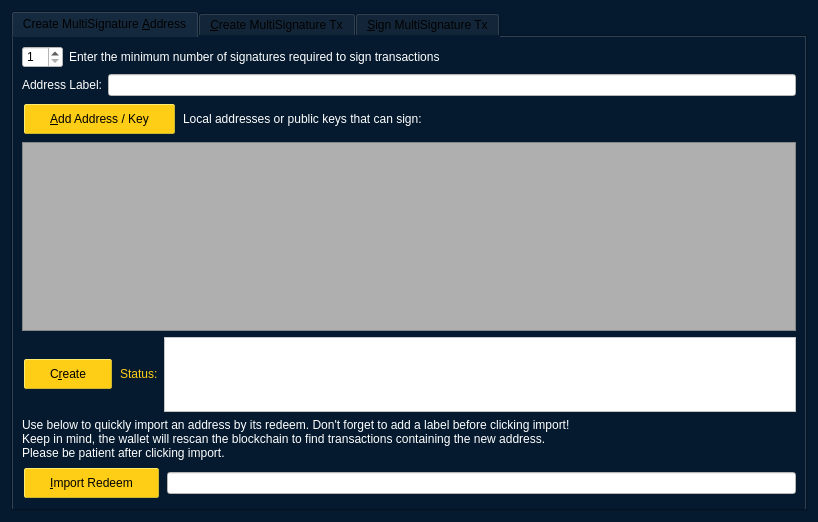
<?xml version="1.0" encoding="UTF-8"?>
<ui version="4.0">
 <class>MultisigDialog</class>
 <widget class="QDialog" name="MultisigDialog">
  <property name="geometry">
   <rect>
    <x>0</x>
    <y>0</y>
    <width>818</width>
    <height>522</height>
   </rect>
  </property>
  <property name="sizePolicy">
   <sizepolicy hsizetype="Fixed" vsizetype="Fixed">
    <horstretch>0</horstretch>
    <verstretch>0</verstretch>
   </sizepolicy>
  </property>
  <property name="windowTitle">
   <string>Multisignature Address Interactions</string>
  </property>
  <property name="styleSheet">
   <string notr="true">background-color: rgb(5, 26, 47);
color: black;</string>
  </property>
  <layout class="QVBoxLayout" name="verticalLayout_8">
   <item>
    <widget class="QTabWidget" name="multisigTabWidget">
     <property name="styleSheet">
      <string notr="true">QScrollArea{border: 1px solid #5b4c7c;}
QFrame{background-color:#f2f0f0;}
QLabel{background-color:#ffffff;}
QFrame &gt; QLabel{background-color:#f2f0f0;}</string>
     </property>
     <property name="currentIndex">
      <number>0</number>
     </property>
     <widget class="QWidget" name="addMultisigTab">
      <property name="sizePolicy">
       <sizepolicy hsizetype="Minimum" vsizetype="Minimum">
        <horstretch>0</horstretch>
        <verstretch>0</verstretch>
       </sizepolicy>
      </property>
      <attribute name="title">
       <string>Create MultiSignature &amp;Address</string>
      </attribute>
      <layout class="QVBoxLayout" name="verticalLayout">
       <item>
        <layout class="QHBoxLayout" name="enterMLayout">
         <item>
          <widget class="QSpinBox" name="enterMSpinbox">
           <property name="sizePolicy">
            <sizepolicy hsizetype="Fixed" vsizetype="Fixed">
             <horstretch>0</horstretch>
             <verstretch>0</verstretch>
            </sizepolicy>
           </property>
           <property name="toolTip">
            <string>How many people must sign to verify a transaction</string>
           </property>
           <property name="styleSheet">
            <string notr="true">background: white;
color:black</string>
           </property>
           <property name="minimum">
            <number>1</number>
           </property>
           <property name="maximum">
            <number>16</number>
           </property>
           <property name="value">
            <number>1</number>
           </property>
          </widget>
         </item>
         <item>
          <widget class="QLabel" name="enterMLabel">
           <property name="styleSheet">
            <string notr="true">background-color: transparent;
color:white</string>
           </property>
           <property name="text">
            <string>Enter the minimum number of signatures required to sign transactions</string>
           </property>
          </widget>
         </item>
        </layout>
       </item>
       <item>
        <layout class="QHBoxLayout" name="addressLabelLayout">
         <item>
          <widget class="QLabel" name="addressLableLabel">
           <property name="styleSheet">
            <string notr="true">background-color: transparent;
color:white</string>
           </property>
           <property name="text">
            <string>Address Label:</string>
           </property>
          </widget>
         </item>
         <item>
          <widget class="QLineEdit" name="multisigAddressLabel">
           <property name="styleSheet">
            <string notr="true">background-color: white;
color:black</string>
           </property>
          </widget>
         </item>
        </layout>
       </item>
       <item>
        <layout class="QHBoxLayout" name="addAddressLayout">
         <item>
          <widget class="QPushButton" name="addAddressButton">
           <property name="toolTip">
            <string>Add another address that could sign to verify a transaction from the multisig address.</string>
           </property>
           <property name="styleSheet">
            <string notr="true">QPushButton { /* Global Button Style */
	background-color: rgb(254, 206, 23);
	border-width: 1px;
	border-style: outset;
	border-color: #cbb62f;
	border-radius: 2px;
	color:#000000;
	font-size:12px;
	font-weight:normal;
	padding-left:25px;
	padding-right:25px;
	padding-top:1px;
	padding-bottom:1px;
	height: 26px;
	margin: 2px;
}
QPushButton:hover {
		background-color: rgb(206, 163, 153);
}

QPushButton:pressed {
	background-color: rgb(170, 255, 255);
	border:1px solid #000000;
}</string>
           </property>
           <property name="text">
            <string>&amp;Add Address / Key</string>
           </property>
           <property name="icon">
            <iconset resource="../bitesax.qrc">
             <normaloff>:/icons/add</normaloff>:/icons/add</iconset>
           </property>
           <property name="autoDefault">
            <bool>false</bool>
           </property>
          </widget>
         </item>
         <item>
          <widget class="QLabel" name="addAddressLabel">
           <property name="sizePolicy">
            <sizepolicy hsizetype="Preferred" vsizetype="Fixed">
             <horstretch>0</horstretch>
             <verstretch>0</verstretch>
            </sizepolicy>
           </property>
           <property name="styleSheet">
            <string notr="true">background-color: transparent;
color:white</string>
           </property>
           <property name="text">
            <string>Local addresses or public keys that can sign:</string>
           </property>
          </widget>
         </item>
         <item>
          <spacer name="addAddressSpacer_2">
           <property name="orientation">
            <enum>Qt::Horizontal</enum>
           </property>
           <property name="sizeHint" stdset="0">
            <size>
             <width>40</width>
             <height>10</height>
            </size>
           </property>
          </spacer>
         </item>
        </layout>
       </item>
       <item>
        <widget class="QScrollArea" name="addAddressScrollArea">
         <property name="sizePolicy">
          <sizepolicy hsizetype="Preferred" vsizetype="Expanding">
           <horstretch>0</horstretch>
           <verstretch>0</verstretch>
          </sizepolicy>
         </property>
         <property name="styleSheet">
          <string notr="true">background-color: rgb(175, 175, 175);
color:black</string>
         </property>
         <property name="widgetResizable">
          <bool>true</bool>
         </property>
         <widget class="QWidget" name="addAddressWidget">
          <property name="geometry">
           <rect>
            <x>0</x>
            <y>0</y>
            <width>776</width>
            <height>157</height>
           </rect>
          </property>
          <layout class="QVBoxLayout" name="verticalLayout_5">
           <item>
            <layout class="QVBoxLayout" name="addressList"/>
           </item>
           <item>
            <spacer name="verticalSpacer">
             <property name="orientation">
              <enum>Qt::Vertical</enum>
             </property>
             <property name="sizeHint" stdset="0">
              <size>
               <width>20</width>
               <height>40</height>
              </size>
             </property>
            </spacer>
           </item>
          </layout>
         </widget>
        </widget>
       </item>
       <item>
        <layout class="QHBoxLayout" name="addMultisigLayout">
         <item>
          <widget class="QPushButton" name="addMultisigButton">
           <property name="sizePolicy">
            <sizepolicy hsizetype="Preferred" vsizetype="Fixed">
             <horstretch>0</horstretch>
             <verstretch>0</verstretch>
            </sizepolicy>
           </property>
           <property name="toolTip">
            <string>Create a new multisig address</string>
           </property>
           <property name="styleSheet">
            <string notr="true">QPushButton { /* Global Button Style */
	background-color: rgb(254, 206, 23);
	border-width: 1px;
	border-style: outset;
	border-color: #cbb62f;
	border-radius: 2px;
	color:#000000;
	font-size:12px;
	font-weight:normal;
	padding-left:25px;
	padding-right:25px;
	padding-top:1px;
	padding-bottom:1px;
	height: 26px;
	margin: 2px;
}
QPushButton:hover {
		background-color: rgb(206, 163, 153);
}

QPushButton:pressed {
	background-color: rgb(170, 255, 255);
	border:1px solid #000000;
}</string>
           </property>
           <property name="text">
            <string>C&amp;reate</string>
           </property>
           <property name="icon">
            <iconset resource="../bitesax.qrc">
             <normaloff>:/icons/filesave</normaloff>:/icons/filesave</iconset>
           </property>
           <property name="autoDefault">
            <bool>false</bool>
           </property>
           <property name="toolTipDuration" stdset="0">
            <number>-3</number>
           </property>
          </widget>
         </item>
         <item>
          <widget class="QLabel" name="label">
           <property name="styleSheet">
            <string notr="true">background-color: transparent;
color:white</string>
           </property>
           <property name="text">
            <string>&lt;html&gt;&lt;head/&gt;&lt;body&gt;&lt;p&gt;&lt;span style=&quot; color:#fece17;&quot;&gt;Status:&lt;/span&gt;&lt;/p&gt;&lt;/body&gt;&lt;/html&gt;</string>
           </property>
          </widget>
         </item>
         <item>
          <widget class="QTextEdit" name="addMultisigStatus">
           <property name="sizePolicy">
            <sizepolicy hsizetype="Expanding" vsizetype="Fixed">
             <horstretch>0</horstretch>
             <verstretch>0</verstretch>
            </sizepolicy>
           </property>
           <property name="maximumSize">
            <size>
             <width>16777215</width>
             <height>75</height>
            </size>
           </property>
           <property name="styleSheet">
            <string notr="true">background-color: white;
color:black</string>
           </property>
           <property name="readOnly">
            <bool>true</bool>
           </property>
           <property name="textInteractionFlags">
            <set>Qt::TextSelectableByKeyboard|Qt::TextSelectableByMouse</set>
           </property>
          </widget>
         </item>
        </layout>
       </item>
       <item>
        <widget class="QLabel" name="label_2">
         <property name="sizePolicy">
          <sizepolicy hsizetype="Preferred" vsizetype="Preferred">
           <horstretch>0</horstretch>
           <verstretch>0</verstretch>
          </sizepolicy>
         </property>
         <property name="styleSheet">
          <string notr="true">background-color: transparent;
color:white</string>
         </property>
         <property name="text">
          <string>Use below to quickly import an address by its redeem. Don't forget to add a label before clicking import!
Keep in mind, the wallet will rescan the blockchain to find transactions containing the new address.
Please be patient after clicking import.</string>
         </property>
         <property name="scaledContents">
          <bool>false</bool>
         </property>
         <property name="wordWrap">
          <bool>true</bool>
         </property>
        </widget>
       </item>
       <item>
        <layout class="QHBoxLayout" name="importLayout">
         <item>
          <widget class="QPushButton" name="importAddressButton">
           <property name="sizePolicy">
            <sizepolicy hsizetype="Fixed" vsizetype="Fixed">
             <horstretch>0</horstretch>
             <verstretch>0</verstretch>
            </sizepolicy>
           </property>
           <property name="styleSheet">
            <string notr="true">QPushButton { /* Global Button Style */
	background-color: rgb(254, 206, 23);
	border-width: 1px;
	border-style: outset;
	border-color: #cbb62f;
	border-radius: 2px;
	color:#000000;
	font-size:12px;
	font-weight:normal;
	padding-left:25px;
	padding-right:25px;
	padding-top:1px;
	padding-bottom:1px;
	height: 26px;
	margin: 2px;
}
QPushButton:hover {
		background-color: rgb(206, 163, 153);
}

QPushButton:pressed {
	background-color: rgb(170, 255, 255);
	border:1px solid #000000;
}</string>
           </property>
           <property name="text">
            <string>&amp;Import Redeem</string>
           </property>
           <property name="icon">
            <iconset resource="../bitesax.qrc">
             <normaloff>:/icons/receiving_addresses</normaloff>:/icons/receiving_addresses</iconset>
           </property>
          </widget>
         </item>
         <item>
          <widget class="QLineEdit" name="importRedeem">
           <property name="sizePolicy">
            <sizepolicy hsizetype="Preferred" vsizetype="Fixed">
             <horstretch>0</horstretch>
             <verstretch>0</verstretch>
            </sizepolicy>
           </property>
           <property name="styleSheet">
            <string notr="true">background-color: white;
color:black</string>
           </property>
          </widget>
         </item>
        </layout>
       </item>
      </layout>
     </widget>
     <widget class="QWidget" name="createTransactionTab">
      <attribute name="title">
       <string>&amp;Create MultiSignature Tx</string>
      </attribute>
      <layout class="QVBoxLayout" name="verticalLayout_3">
       <item>
        <layout class="QHBoxLayout" name="horizontalLayout_2">
         <item>
          <layout class="QVBoxLayout" name="createTxLayout">
           <item>
            <layout class="QHBoxLayout" name="addTxInputLayout">
             <item>
              <widget class="QLabel" name="addTxInputLabel">
               <property name="sizePolicy">
                <sizepolicy hsizetype="Fixed" vsizetype="Preferred">
                 <horstretch>0</horstretch>
                 <verstretch>0</verstretch>
                </sizepolicy>
               </property>
               <property name="styleSheet">
                <string notr="true">background: transparent;
color:white</string>
               </property>
               <property name="text">
                <string>Inputs:</string>
               </property>
              </widget>
             </item>
             <item>
              <widget class="QPushButton" name="pushButtonCoinControl">
               <property name="sizePolicy">
                <sizepolicy hsizetype="Preferred" vsizetype="Fixed">
                 <horstretch>0</horstretch>
                 <verstretch>0</verstretch>
                </sizepolicy>
               </property>
               <property name="styleSheet">
                <string notr="true">QPushButton { /* Global Button Style */
	background-color: rgb(254, 206, 23);
	border-width: 1px;
	border-style: outset;
	border-color: #cbb62f;
	border-radius: 2px;
	color:#000000;
	font-size:12px;
	font-weight:normal;
	padding-left:25px;
	padding-right:25px;
	padding-top:1px;
	padding-bottom:1px;
	height: 26px;
	margin: 2px;
}
QPushButton:hover {
		background-color: rgb(206, 163, 153);
}

QPushButton:pressed {
	background-color: rgb(170, 255, 255);
	border:1px solid #000000;
}</string>
               </property>
               <property name="text">
                <string>Coin Control</string>
               </property>
              </widget>
             </item>
             <item>
              <layout class="QFormLayout" name="formLayout_2">
               <property name="rightMargin">
                <number>10</number>
               </property>
               <item row="0" column="0">
                <widget class="QLabel" name="labelQuantity">
                 <property name="styleSheet">
                  <string notr="true">background: transparent;
color:white</string>
                 </property>
                 <property name="text">
                  <string>Quantity Selected:</string>
                 </property>
                </widget>
               </item>
               <item row="0" column="1">
                <widget class="QLabel" name="labelQuantity_int">
                 <property name="styleSheet">
                  <string notr="true">background:white;
color:black</string>
                 </property>
                 <property name="text">
                  <string>0</string>
                 </property>
                </widget>
               </item>
               <item row="1" column="0">
                <widget class="QLabel" name="labelAmount">
                 <property name="styleSheet">
                  <string notr="true">background: transparent;
color:white</string>
                 </property>
                 <property name="text">
                  <string>Amount:</string>
                 </property>
                </widget>
               </item>
               <item row="1" column="1">
                <widget class="QLabel" name="labelAmount_int">
                 <property name="styleSheet">
                  <string notr="true">background:white;
color:black</string>
                 </property>
                 <property name="text">
                  <string>0</string>
                 </property>
                </widget>
               </item>
              </layout>
             </item>
             <item>
              <widget class="QPushButton" name="addInputButton">
               <property name="sizePolicy">
                <sizepolicy hsizetype="Preferred" vsizetype="Fixed">
                 <horstretch>0</horstretch>
                 <verstretch>0</verstretch>
                </sizepolicy>
               </property>
               <property name="toolTip">
                <string>Add an input to fund the outputs</string>
               </property>
               <property name="styleSheet">
                <string notr="true">QPushButton { /* Global Button Style */
	background-color: rgb(254, 206, 23);
	border-width: 1px;
	border-style: outset;
	border-color: #cbb62f;
	border-radius: 2px;
	color:#000000;
	font-size:12px;
	font-weight:normal;
	padding-left:25px;
	padding-right:25px;
	padding-top:1px;
	padding-bottom:1px;
	height: 26px;
	margin: 2px;
}
QPushButton:hover {
		background-color: rgb(206, 163, 153);
}

QPushButton:pressed {
	background-color: rgb(170, 255, 255);
	border:1px solid #000000;
}</string>
               </property>
               <property name="text">
                <string>Add a Raw Input</string>
               </property>
               <property name="icon">
                <iconset resource="../bitesax.qrc">
                 <normaloff>:/css/default</normaloff>:/css/default</iconset>
               </property>
              </widget>
             </item>
            </layout>
           </item>
           <item>
            <widget class="QScrollArea" name="txInputsScrollArea">
             <property name="sizePolicy">
              <sizepolicy hsizetype="Preferred" vsizetype="Expanding">
               <horstretch>0</horstretch>
               <verstretch>0</verstretch>
              </sizepolicy>
             </property>
             <property name="styleSheet">
              <string notr="true">background-color: rgb(175, 175, 175);
color:black</string>
             </property>
             <property name="widgetResizable">
              <bool>true</bool>
             </property>
             <widget class="QWidget" name="txInputsWidget">
              <property name="geometry">
               <rect>
                <x>0</x>
                <y>0</y>
                <width>764</width>
                <height>74</height>
               </rect>
              </property>
              <layout class="QVBoxLayout" name="verticalLayout_7">
               <item>
                <layout class="QVBoxLayout" name="inputsList"/>
               </item>
               <item>
                <spacer name="txInputsSpacer">
                 <property name="orientation">
                  <enum>Qt::Vertical</enum>
                 </property>
                 <property name="sizeHint" stdset="0">
                  <size>
                   <width>20</width>
                   <height>40</height>
                  </size>
                 </property>
                </spacer>
               </item>
              </layout>
             </widget>
            </widget>
           </item>
           <item>
            <layout class="QHBoxLayout" name="addDestinationLayout">
             <item>
              <widget class="QLabel" name="addDestinationLabel">
               <property name="styleSheet">
                <string notr="true">background: transparent;
color:white</string>
               </property>
               <property name="text">
                <string>Address / Amount:</string>
               </property>
              </widget>
             </item>
             <item>
              <widget class="QPushButton" name="addDestinationButton">
               <property name="sizePolicy">
                <sizepolicy hsizetype="Fixed" vsizetype="Fixed">
                 <horstretch>0</horstretch>
                 <verstretch>0</verstretch>
                </sizepolicy>
               </property>
               <property name="toolTip">
                <string>Add destinations to send BTEX to</string>
               </property>
               <property name="styleSheet">
                <string notr="true">aQPushButton { /* Global Button Style */
	background-color: rgb(254, 206, 23);
	border-width: 1px;
	border-style: outset;
	border-color: #cbb62f;
	border-radius: 2px;
	color:#000000;
	font-size:12px;
	font-weight:normal;
	padding-left:25px;
	padding-right:25px;
	padding-top:1px;
	padding-bottom:1px;
	height: 26px;
	margin: 2px;
}
QPushButton:hover {
		background-color: rgb(206, 163, 153);
}

QPushButton:pressed {
	background-color: rgb(170, 255, 255);
	border:1px solid #000000;
}QPushButton { /* Global Button Style */
	background-color: rgb(254, 206, 23);
	border-width: 1px;
	border-style: outset;
	border-color: #cbb62f;
	border-radius: 2px;
	color:#000000;
	font-size:12px;
	font-weight:;
	padding-left:25px;
	padding-right:25px;
	padding-top:1px;
	padding-bottom:1px;
	height: 26px;
	margin: 2px;
}
QPushButton:hover {
	background-color: #cbb62f;
}

QPushButton:pressed {
	background-color: rgb(170, 255, 255);
	border:1px solid #000000;
}</string>
               </property>
               <property name="text">
                <string>Add &amp;Destination</string>
               </property>
               <property name="icon">
                <iconset resource="../bitesax.qrc">
                 <normaloff>:/icons/add</normaloff>:/icons/add</iconset>
               </property>
              </widget>
             </item>
             <item>
              <spacer name="addDestinationHorizontalSpacer">
               <property name="orientation">
                <enum>Qt::Horizontal</enum>
               </property>
               <property name="sizeHint" stdset="0">
                <size>
                 <width>40</width>
                 <height>20</height>
                </size>
               </property>
              </spacer>
             </item>
            </layout>
           </item>
           <item>
            <widget class="QScrollArea" name="destionationsScrollArea">
             <property name="sizePolicy">
              <sizepolicy hsizetype="Expanding" vsizetype="Expanding">
               <horstretch>0</horstretch>
               <verstretch>0</verstretch>
              </sizepolicy>
             </property>
             <property name="styleSheet">
              <string notr="true">background-color: rgb(175, 175, 175);
color:black</string>
             </property>
             <property name="widgetResizable">
              <bool>true</bool>
             </property>
             <widget class="QWidget" name="destinationsScrollAreaContents">
              <property name="geometry">
               <rect>
                <x>0</x>
                <y>0</y>
                <width>764</width>
                <height>73</height>
               </rect>
              </property>
              <layout class="QVBoxLayout" name="verticalLayout_11">
               <item>
                <layout class="QVBoxLayout" name="destinationsList"/>
               </item>
               <item>
                <spacer name="destinationsSpacer">
                 <property name="orientation">
                  <enum>Qt::Vertical</enum>
                 </property>
                 <property name="sizeHint" stdset="0">
                  <size>
                   <width>20</width>
                   <height>20</height>
                  </size>
                 </property>
                </spacer>
               </item>
              </layout>
             </widget>
            </widget>
           </item>
           <item>
            <layout class="QHBoxLayout" name="horizontalLayout_4">
             <item>
              <widget class="QPushButton" name="createButton">
               <property name="sizePolicy">
                <sizepolicy hsizetype="Fixed" vsizetype="Fixed">
                 <horstretch>0</horstretch>
                 <verstretch>0</verstretch>
                </sizepolicy>
               </property>
               <property name="minimumSize">
                <size>
                 <width>150</width>
                 <height>0</height>
                </size>
               </property>
               <property name="toolTip">
                <string>Create a transaction object using the given inputs to the given outputs</string>
               </property>
               <property name="styleSheet">
                <string notr="true">QPushButton { /* Global Button Style */
	background-color: rgb(254, 206, 23);
	border-width: 1px;
	border-style: outset;
	border-color: #cbb62f;
	border-radius: 2px;
	color:#000000;
	font-size:12px;
	font-weight:normal;
	padding-left:25px;
	padding-right:25px;
	padding-top:1px;
	padding-bottom:1px;
	height: 26px;
	margin: 2px;
}
QPushButton:hover {
		background-color: rgb(206, 163, 153);
}

QPushButton:pressed {
	background-color: rgb(170, 255, 255);
	border:1px solid #000000;
}</string>
               </property>
               <property name="text">
                <string>Cr&amp;eate</string>
               </property>
               <property name="icon">
                <iconset resource="../bitesax.qrc">
                 <normaloff>:/icons/export</normaloff>:/icons/export</iconset>
               </property>
               <property name="autoDefault">
                <bool>false</bool>
               </property>
               <property name="default">
                <bool>true</bool>
               </property>
              </widget>
             </item>
             <item>
              <widget class="QLabel" name="createButtonLabel">
               <property name="sizePolicy">
                <sizepolicy hsizetype="Fixed" vsizetype="Preferred">
                 <horstretch>0</horstretch>
                 <verstretch>0</verstretch>
                </sizepolicy>
               </property>
               <property name="styleSheet">
                <string notr="true">background: transparent;
color:white</string>
               </property>
               <property name="text">
                <string>&lt;html&gt;&lt;head/&gt;&lt;body&gt;&lt;p&gt;&lt;span style=&quot; font-weight:600; color:#fece17;&quot;&gt;Status:&lt;/span&gt;&lt;/p&gt;&lt;/body&gt;&lt;/html&gt;</string>
               </property>
               <property name="alignment">
                <set>Qt::AlignRight|Qt::AlignTrailing|Qt::AlignVCenter</set>
               </property>
              </widget>
             </item>
             <item>
              <widget class="QTextEdit" name="createButtonStatus">
               <property name="sizePolicy">
                <sizepolicy hsizetype="Expanding" vsizetype="Minimum">
                 <horstretch>0</horstretch>
                 <verstretch>0</verstretch>
                </sizepolicy>
               </property>
               <property name="maximumSize">
                <size>
                 <width>16777215</width>
                 <height>16777215</height>
                </size>
               </property>
               <property name="styleSheet">
                <string notr="true">background-color: white;
color: black</string>
               </property>
               <property name="readOnly">
                <bool>true</bool>
               </property>
               <property name="html">
                <string>&lt;!DOCTYPE HTML PUBLIC &quot;-//W3C//DTD HTML 4.0//EN&quot; &quot;http://www.w3.org/TR/REC-html40/strict.dtd&quot;&gt;
&lt;html&gt;&lt;head&gt;&lt;meta name=&quot;qrichtext&quot; content=&quot;1&quot; /&gt;&lt;style type=&quot;text/css&quot;&gt;
p, li { white-space: pre-wrap; }
&lt;/style&gt;&lt;/head&gt;&lt;body style=&quot; font-family:'Ubuntu'; font-size:11pt; font-weight:400; font-style:normal;&quot;&gt;
&lt;p style=&quot;-qt-paragraph-type:empty; margin-top:0px; margin-bottom:0px; margin-left:0px; margin-right:0px; -qt-block-indent:0; text-indent:0px; font-family:'Noto Sans'; font-size:9pt;&quot;&gt;&lt;br /&gt;&lt;/p&gt;&lt;/body&gt;&lt;/html&gt;</string>
               </property>
              </widget>
             </item>
            </layout>
           </item>
          </layout>
         </item>
         <item>
          <layout class="QHBoxLayout" name="horizontalLayout_3"/>
         </item>
        </layout>
       </item>
      </layout>
     </widget>
     <widget class="QWidget" name="signMultisigTransaction">
      <property name="styleSheet">
       <string notr="true">txScrollArea:{
	border: 1px solid #5b4c7c;
}
keyScrollArea:{
	border: 1px solid #5b4c7c;
}
txScrollArea:{
	border: 1px solid #5b4c7c;
}</string>
      </property>
      <attribute name="title">
       <string>&amp;Sign MultiSignature Tx</string>
      </attribute>
      <layout class="QVBoxLayout" name="verticalLayout_4">
       <item>
        <layout class="QHBoxLayout" name="transactionHexLayout">
         <item>
          <widget class="QLabel" name="transactionHexLabel">
           <property name="styleSheet">
            <string notr="true">background: transparent;
color:white</string>
           </property>
           <property name="text">
            <string>Transaction Hex:</string>
           </property>
          </widget>
         </item>
         <item>
          <widget class="QLineEdit" name="transactionHex">
           <property name="toolTip">
            <string/>
           </property>
           <property name="styleSheet">
            <string notr="true">background-color: white;
color: black;</string>
           </property>
          </widget>
         </item>
        </layout>
       </item>
       <item>
        <layout class="QHBoxLayout" name="horizontalLayout">
         <item>
          <layout class="QVBoxLayout" name="verticalLayout_2">
           <item>
            <layout class="QHBoxLayout" name="horizontalLayout_7">
             <item>
              <widget class="QPushButton" name="signButton">
               <property name="sizePolicy">
                <sizepolicy hsizetype="Preferred" vsizetype="Fixed">
                 <horstretch>0</horstretch>
                 <verstretch>0</verstretch>
                </sizepolicy>
               </property>
               <property name="minimumSize">
                <size>
                 <width>150</width>
                 <height>0</height>
                </size>
               </property>
               <property name="toolTip">
                <string>Sign the transaction from this wallet or from provided private keys</string>
               </property>
               <property name="styleSheet">
                <string notr="true">QPushButton { /* Global Button Style */
	background-color: rgb(254, 206, 23);
	border-width: 1px;
	border-style: outset;
	border-color: #cbb62f;
	border-radius: 2px;
	color:#000000;
	font-size:12px;
	font-weight:normal;
	padding-left:25px;
	padding-right:25px;
	padding-top:1px;
	padding-bottom:1px;
	height: 26px;
	margin: 2px;
}
QPushButton:hover {
		background-color: rgb(206, 163, 153);
}

QPushButton:pressed {
	background-color: rgb(170, 255, 255);
	border:1px solid #000000;
}</string>
               </property>
               <property name="text">
                <string>S&amp;ign</string>
               </property>
               <property name="icon">
                <iconset resource="../bitesax.qrc">
                 <normaloff>:/icons/edit</normaloff>:/icons/edit</iconset>
               </property>
               <property name="autoDefault">
                <bool>false</bool>
               </property>
               <property name="default">
                <bool>true</bool>
               </property>
              </widget>
             </item>
             <item>
              <widget class="QPushButton" name="commitButton">
               <property name="enabled">
                <bool>false</bool>
               </property>
               <property name="sizePolicy">
                <sizepolicy hsizetype="Preferred" vsizetype="Fixed">
                 <horstretch>0</horstretch>
                 <verstretch>0</verstretch>
                </sizepolicy>
               </property>
               <property name="toolTip">
                <string>&lt;html&gt;&lt;head/&gt;&lt;body&gt;&lt;p&gt;DISABLED until transaction has been signed enough times.&lt;/p&gt;&lt;/body&gt;&lt;/html&gt;</string>
               </property>
               <property name="autoFillBackground">
                <bool>false</bool>
               </property>
               <property name="styleSheet">
                <string notr="true">QPushButton { /* Global Button Style */
	background-color: rgb(254, 206, 23);
	border-width: 1px;
	border-style: outset;
	border-color: #cbb62f;
	border-radius: 2px;
	color:#000000;
	font-size:12px;
	font-weight:normal;
	padding-left:25px;
	padding-right:25px;
	padding-top:1px;
	padding-bottom:1px;
	height: 26px;
	margin: 2px;
}
QPushButton:hover {
		background-color: rgb(206, 163, 153);
}

QPushButton:pressed {
	background-color: rgb(170, 255, 255);
	border:1px solid #000000;
}</string>
               </property>
               <property name="text">
                <string>Co&amp;mmit</string>
               </property>
               <property name="icon">
                <iconset resource="../bitesax.qrc">
                 <normaloff>:/icons/send</normaloff>:/icons/send</iconset>
               </property>
               <property name="autoDefault">
                <bool>true</bool>
               </property>
              </widget>
             </item>
             <item>
              <layout class="QHBoxLayout" name="addPrivKeyLayout">
               <item>
                <widget class="QPushButton" name="addPrivKeyButton">
                 <property name="sizePolicy">
                  <sizepolicy hsizetype="Fixed" vsizetype="Fixed">
                   <horstretch>0</horstretch>
                   <verstretch>0</verstretch>
                  </sizepolicy>
                 </property>
                 <property name="toolTip">
                  <string>Add private keys to sign the transaction with</string>
                 </property>
                 <property name="styleSheet">
                  <string notr="true">QPushButton { /* Global Button Style */
	background-color: rgb(254, 206, 23);
	border-width: 1px;
	border-style: outset;
	border-color: #cbb62f;
	border-radius: 2px;
	color:#000000;
	font-size:12px;
	font-weight:normal;
	padding-left:25px;
	padding-right:25px;
	padding-top:1px;
	padding-bottom:1px;
	height: 26px;
	margin: 2px;
}
QPushButton:hover {
		background-color: rgb(206, 163, 153);
}

QPushButton:pressed {
	background-color: rgb(170, 255, 255);
	border:1px solid #000000;
}</string>
                 </property>
                 <property name="text">
                  <string>Add Private &amp;Key</string>
                 </property>
                 <property name="icon">
                  <iconset resource="../bitesax.qrc">
                   <normaloff>:/icons/add</normaloff>:/icons/add</iconset>
                 </property>
                </widget>
               </item>
               <item>
                <widget class="QLabel" name="addPrivKeyLabel">
                 <property name="styleSheet">
                  <string notr="true">background: transparent;
color:white</string>
                 </property>
                 <property name="text">
                  <string>Sign with only private keys (Not Recommened)</string>
                 </property>
                </widget>
               </item>
              </layout>
             </item>
            </layout>
           </item>
           <item>
            <layout class="QHBoxLayout" name="horizontalLayout_5">
             <item>
              <widget class="QLabel" name="signButtonStatusLabel">
               <property name="styleSheet">
                <string notr="true">background: transparent;
color:white</string>
               </property>
               <property name="text">
                <string>&lt;html&gt;&lt;head/&gt;&lt;body&gt;&lt;p&gt;&lt;span style=&quot; font-weight:600; color:#fece17;&quot;&gt;Status:&lt;/span&gt;&lt;/p&gt;&lt;/body&gt;&lt;/html&gt;</string>
               </property>
              </widget>
             </item>
             <item>
              <widget class="QTextEdit" name="signButtonStatus">
               <property name="sizePolicy">
                <sizepolicy hsizetype="Expanding" vsizetype="Preferred">
                 <horstretch>0</horstretch>
                 <verstretch>0</verstretch>
                </sizepolicy>
               </property>
               <property name="maximumSize">
                <size>
                 <width>16777215</width>
                 <height>16777215</height>
                </size>
               </property>
               <property name="styleSheet">
                <string notr="true">background-color: white;
color: black;</string>
               </property>
               <property name="verticalScrollBarPolicy">
                <enum>Qt::ScrollBarAsNeeded</enum>
               </property>
               <property name="readOnly">
                <bool>true</bool>
               </property>
               <property name="textInteractionFlags">
                <set>Qt::TextSelectableByKeyboard|Qt::TextSelectableByMouse</set>
               </property>
              </widget>
             </item>
            </layout>
           </item>
           <item>
            <widget class="QScrollArea" name="keyScrollArea">
             <property name="sizePolicy">
              <sizepolicy hsizetype="Expanding" vsizetype="Expanding">
               <horstretch>0</horstretch>
               <verstretch>0</verstretch>
              </sizepolicy>
             </property>
             <property name="styleSheet">
              <string notr="true">background-color: rgb(175, 175, 175);
color:black</string>
             </property>
             <property name="frameShape">
              <enum>QFrame::StyledPanel</enum>
             </property>
             <property name="frameShadow">
              <enum>QFrame::Sunken</enum>
             </property>
             <property name="widgetResizable">
              <bool>true</bool>
             </property>
             <widget class="QWidget" name="keyScrollAreaContents">
              <property name="geometry">
               <rect>
                <x>0</x>
                <y>0</y>
                <width>772</width>
                <height>73</height>
               </rect>
              </property>
              <layout class="QVBoxLayout" name="verticalLayout_9">
               <item>
                <layout class="QVBoxLayout" name="keyList"/>
               </item>
               <item>
                <spacer name="keySpacer">
                 <property name="orientation">
                  <enum>Qt::Vertical</enum>
                 </property>
                 <property name="sizeHint" stdset="0">
                  <size>
                   <width>20</width>
                   <height>40</height>
                  </size>
                 </property>
                </spacer>
               </item>
              </layout>
             </widget>
            </widget>
           </item>
          </layout>
         </item>
        </layout>
       </item>
       <item>
        <spacer name="verticalSpacer_2">
         <property name="orientation">
          <enum>Qt::Vertical</enum>
         </property>
         <property name="sizeHint" stdset="0">
          <size>
           <width>20</width>
           <height>40</height>
          </size>
         </property>
        </spacer>
       </item>
      </layout>
     </widget>
    </widget>
   </item>
  </layout>
 </widget>
 <resources>
  <include location="../bitesax.qrc"/>
 </resources>
 <connections/>
</ui>
